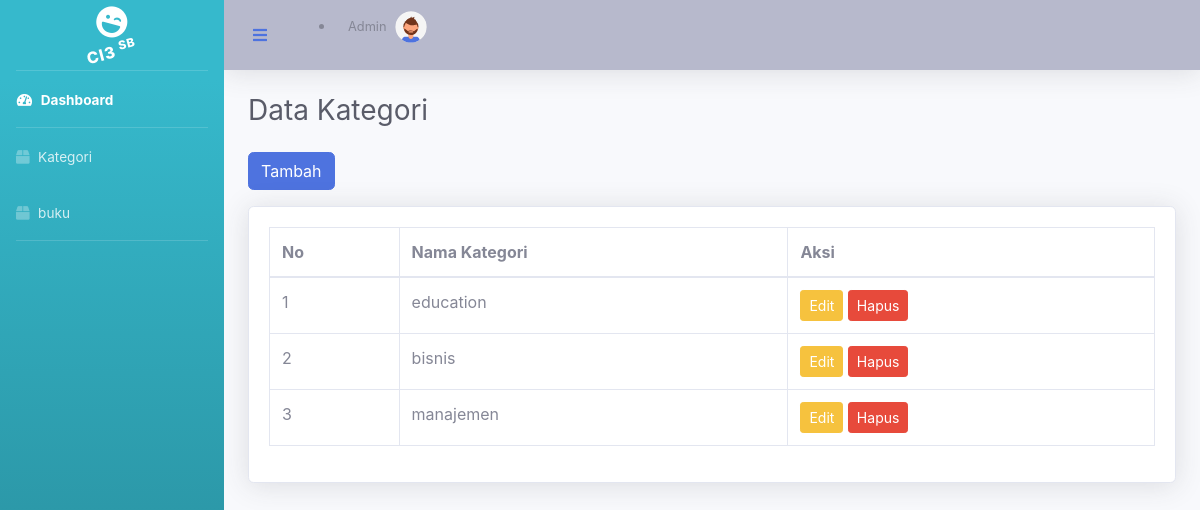
Page /index.php/kategori on the committed database.
### tables this page shows
CREATE TABLE `kategori` (
  `id_kategori` int(11) NOT NULL,
  `nama_kategori` varchar(100) NOT NULL
);

### application/controllers/kategori.php (called while the page is built, shortened)
<?php
class Kategori extends CI_Controller {
    public function __construct()
    {
        $this->load->model('kategori_model');
    }
    public function index()
    {
        $data['kategori'] = $this->kategori_model->get_all();
        $this->load->view('templates/header');
        $this->load->view('templates/sidebar');
        $this->load->view('templates/topbar');
        $this->load->view('kategori/index',$data);
        $this->load->view('templates/footer');
    }
}

### index.php (called while the page is built, shortened)
<?php
require_once BASEPATH.'core/CodeIgniter.php';

### application/models/kategori_model.php (called while the page is built, shortened)
<?php
class kategori_model extends CI_Model {
private $tabel = 'kategori';
public function get_all()
{
    return $this->db->get($this->tabel)->result();
}
}

### application/views/kategori/index.php (the view)
<div class="container-fluid">
<h2 class="h3 mb-4 text-gray-800">Data Kategori</h2>
<a href="<?= site_url('kategori/tambah'); ?>" class="btn btn-primary mb-3">Tambah</a>
<div class="card shadow mb-4">
<div class="card-body">
<div class="table-responsive">
<table class="table table-bordered" width="100%" cellspacing="0" id="dataTable">
<thead>
<tr>
<th>No</th>
<th>Nama Kategori</th>
<th>Aksi</th>
</tr>
</thead>
<tbody>
<?php $no=1; foreach($kategori as $k): ?>
<tr>
<td><?= $no++; ?></td>
<td><?= $k->nama_kategori; ?></td>
<td>
<a href="<?= site_url('kategori/edit/'.$k->id_kategori); ?>" class="btn btn-warning btn-sm">Edit</a>
<a href="<?= site_url('kategori/hapus/'.$k->id_kategori); ?>"
onclick="return confirm('Yakin?')" class="btn btn-danger btn-sm">Hapus</a>
</td>
</tr>
<?php endforeach; ?>
</tbody>
</table>
</div>
</div>
</div>
</div>

### rows in the picture
kategori: nama_kategori "education"
kategori: nama_kategori "bisnis"
kategori: nama_kategori "manajemen"
